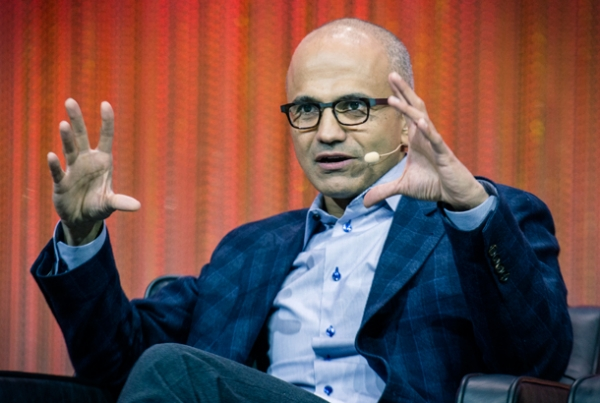
#> input picture face/faces/20150527170534-satya-nadella-microsoft.jpeg, 600 x 403 px, found by its file name; its folder holds only this picture in this run
$ python facemul.py   (Python 2 division)
#> lines starting #> are read from the running program, lines starting #| are printed output that depends on the picture
import numpy as np
import cv2
import math
from PIL import Image
import os, os.path


face_cascade = cv2.CascadeClassifier('/home/pra/opencv-3.1.0/data/haarcascades/haarcascade_frontalface_default.xml')

eye_cascade = cv2.CascadeClassifier('/home/pra/opencv-3.1.0/data/haarcascades/haarcascade_eye.xml')

imgs = []
path = "/home/pra/2sem/mp/project/face/faces"
valid_images = [".jpg",".jpeg",".png"]

for f in os.listdir(path):
    ext = os.path.splitext(f)[1]
    if ext.lower() not in valid_images:
        continue
    imgs.append(cv2.imread(os.path.join(path,f)))

print(len(imgs))
#| 1

for img in imgs:
	#img = cv2.imread('img.jpeg')
    gray = cv2.cvtColor(img, cv2.COLOR_BGR2GRAY)
    faces = face_cascade.detectMultiScale(gray, 1.3, 5)
    print faces
    print("the no of face is ",len(faces))

    for (x,y,w,h) in faces:
        cv2.rectangle(img,(x,y),(x+w,y+h),(255,0,0),2)

        roi_gray = gray[y:y+h, x:x+w]
        roi_color = img[y:y+h, x:x+w]
        eyes = eye_cascade.detectMultiScale(roi_gray)
        for (ex,ey,ew,eh) in eyes:
            cv2.rectangle(roi_color,(ex,ey),(ex+ew,ey+eh),(0,255,0),2)

    cv2.imshow('img',img)
    cv2.waitKey(0)
#> this loop made 1 pass
#> faces on pass 1: [[258, 51, 148, 148]]
#| [[258  51 148 148]]
#| the no of face is  1
#> pass 1, `gray = cv2.cvtColor(img, cv2.COLOR_BGR2GRAY)`:
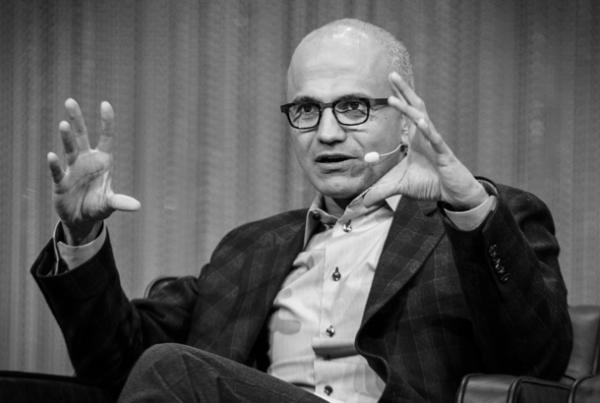
#> gray: shape (403, 600); min 0, max 245, mean 90.1
#> pass 1, `cv2.imshow('img',img)`:
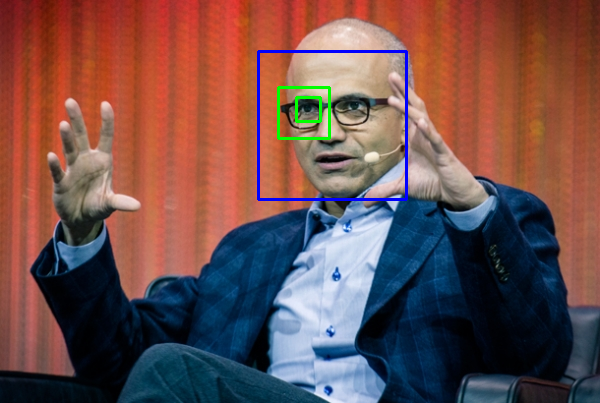
#> window 'img': shape (403, 600, 3); mean B, G, R 77, 79.8, 112.9
#> after the loop:
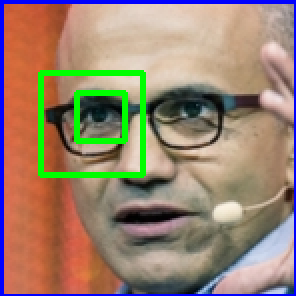
#> roi_color: shape (148, 148, 3) (shown 2 times larger); mean B, G, R 112.1, 131.4, 153.2
#> after the loop:
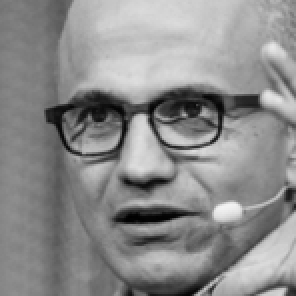
#> roi_gray: shape (148, 148) (shown 2 times larger); min 0, max 243, mean 139.9

$ run again, on face/faces/20150527174518-jack-ma.jpeg
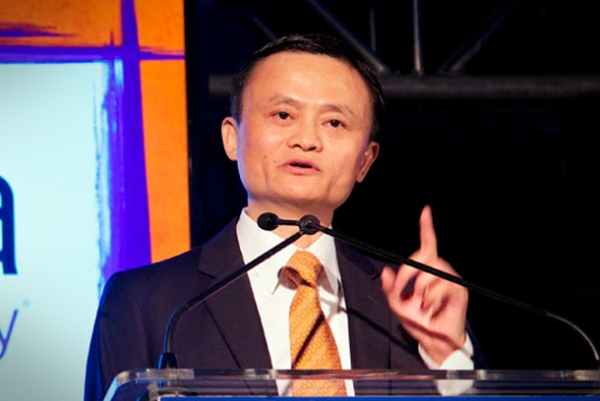
#> input picture face/faces/20150527174518-jack-ma.jpeg, 600 x 401 px, found by its file name
#| 1
#> the loop `for img in imgs: #img = cv2.imread('img.jpeg')` made 1 pass
#> faces on pass 1: [[233, 60, 147, 147]]
#> (printed output is left out)
#> pass 1, `gray = cv2.cvtColor(img, cv2.COLOR_BGR2GRAY)`:
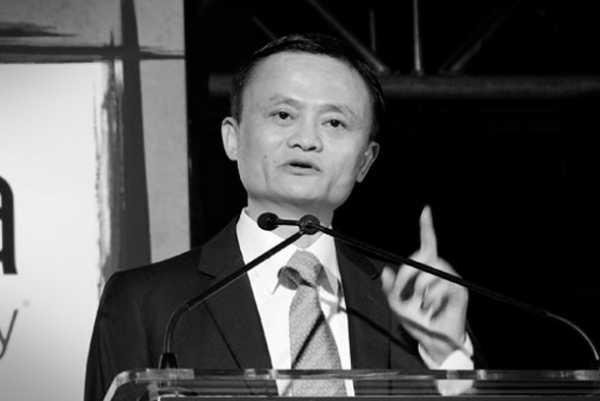
#> gray: shape (401, 600); min 0, max 254, mean 80.4
#> after the loop `for img in imgs:`:
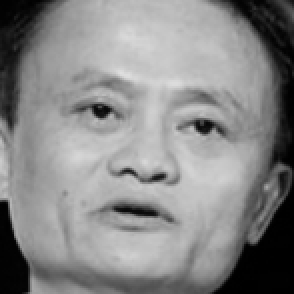
#> roi_gray: shape (147, 147) (shown 2 times larger); min 0, max 223, mean 135.1

$ run again, on face/faces/20150527174750-paul.jpeg
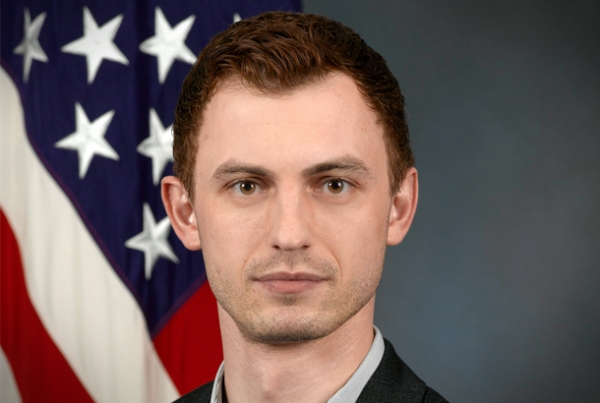
#> input picture face/faces/20150527174750-paul.jpeg, 600 x 403 px, found by its file name
#| 1
#> the loop `for img in imgs: #img = cv2.imread('img.jpeg')` made 1 pass
#> faces on pass 1: [[169, 89, 251, 251]]
#> (printed output is left out)
#> pass 1, `gray = cv2.cvtColor(img, cv2.COLOR_BGR2GRAY)`:
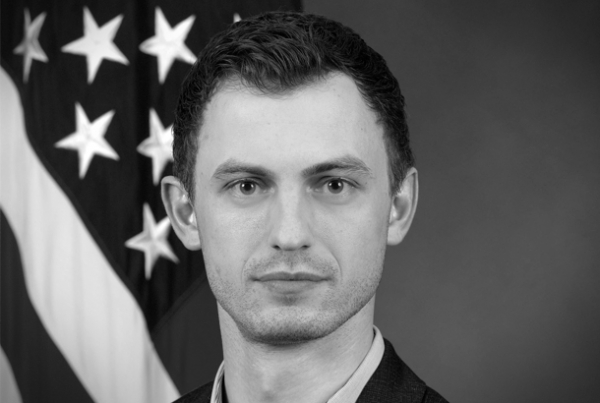
#> gray: shape (403, 600); min 0, max 255, mean 99.9
#> after the loop `for img in imgs:`:
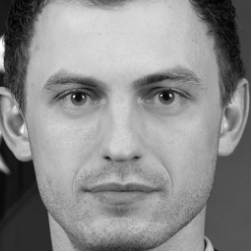
#> roi_gray: shape (251, 251); min 1, max 255, mean 139.2

$ run again, on face/faces/20150527174947-bezos.jpeg
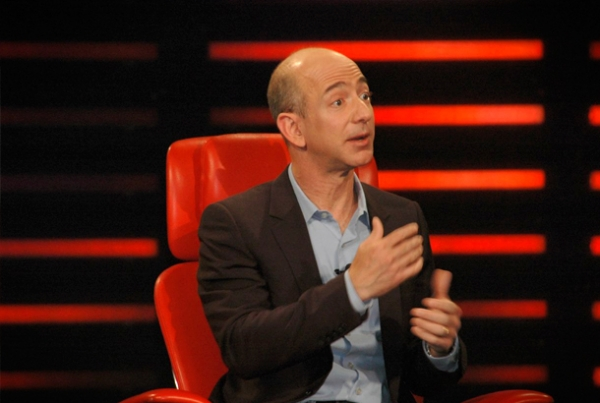
#> input picture face/faces/20150527174947-bezos.jpeg, 600 x 403 px, found by its file name
#| 1
#> the loop `for img in imgs: #img = cv2.imread('img.jpeg')` made 1 pass
#> faces on pass 1: [[250, 48, 134, 134]]
#> (printed output is left out)
#> after the loop `for img in imgs:`:
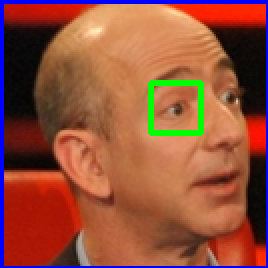
#> roi_color: shape (134, 134, 3) (shown 2 times larger); mean B, G, R 59.1, 80.1, 147.6
#> after the loop `for img in imgs:`:
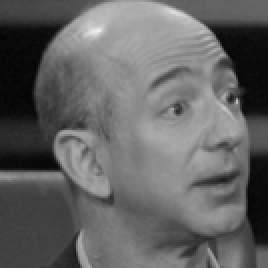
#> roi_gray: shape (134, 134) (shown 2 times larger); min 4, max 239, mean 99.7

$ run again, on face/faces/20150527170552-jony-ive-apple.jpeg
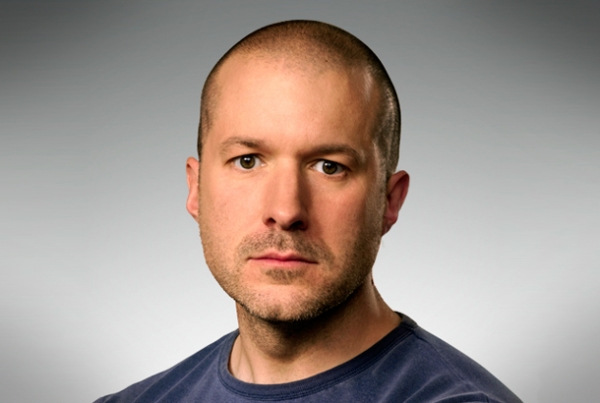
#> input picture face/faces/20150527170552-jony-ive-apple.jpeg, 600 x 403 px, found by its file name
#| 1
#> the loop `for img in imgs: #img = cv2.imread('img.jpeg')` made 1 pass
#> faces on pass 1: [[180, 73, 225, 225]]
#> (printed output is left out)
#> after the loop `for img in imgs:`:
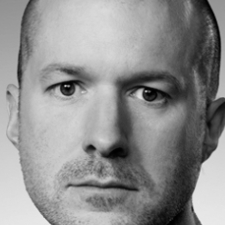
#> roi_gray: shape (225, 225); min 0, max 237, mean 143.2
